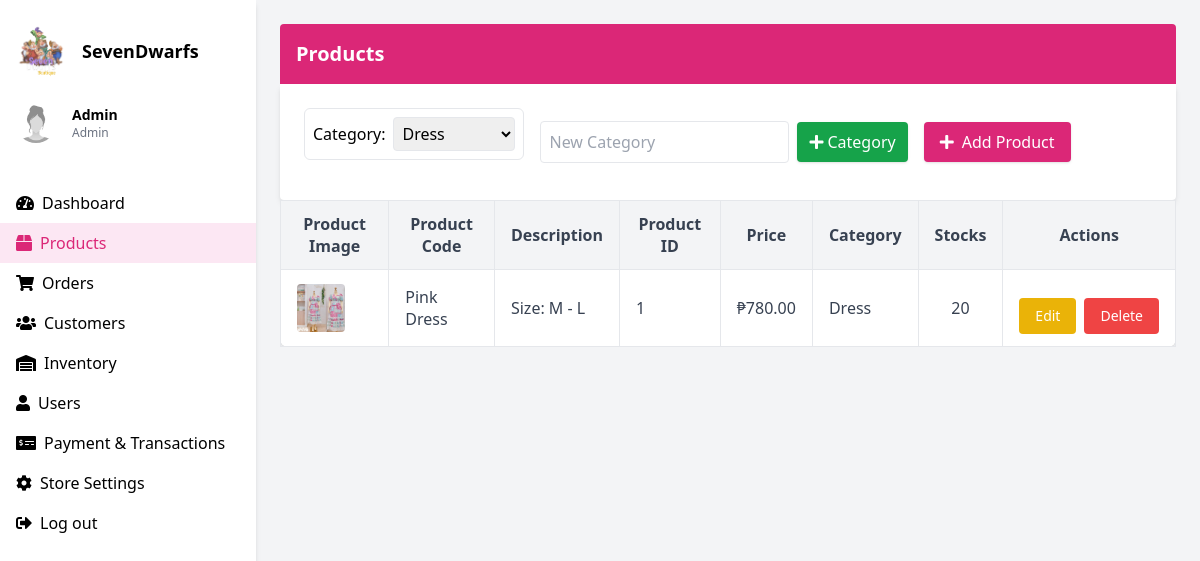
/products.php?category=2, run on an earlier commit of the app's database.
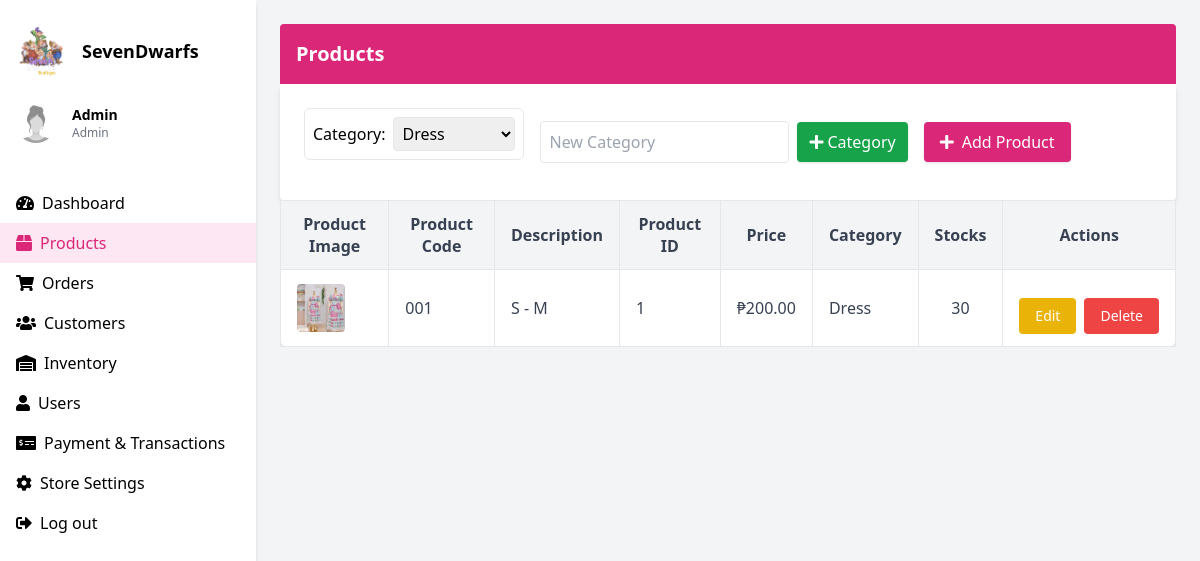
And on a later commit of the database.
### tables this page shows
CREATE TABLE `products` (
  `product_id` int(11) NOT NULL,
  `product_name` varchar(255) DEFAULT NULL,
  `description` text DEFAULT NULL,
  `price_id` int(11) DEFAULT NULL,
  `stocks` int(11) DEFAULT NULL,
  `category_id` int(11) DEFAULT NULL,
  `image_url` varchar(255) DEFAULT NULL,
  `created_at` timestamp NOT NULL DEFAULT current_timestamp(),
  `supplier_id` int(11) DEFAULT NULL
);

CREATE TABLE `categories` (
  `category_id` int(11) NOT NULL,
  `category_name` varchar(100) NOT NULL
);

### products.php (the view, shortened to what the changed rows need)
<?php
require 'conn.php';
$products = [];
$selectedCategory = isset($_GET['category']) ? $_GET['category'] : 'all';
$sqlProducts = "
    SELECT p.*, c.category_name
    FROM products p
    LEFT JOIN categories c ON p.category_id = c.category_id
";
if ($selectedCategory !== 'all') {
    $sqlProducts .= " WHERE p.category_id = ?";
}
$stmt = $conn->prepare($sqlProducts);
if ($selectedCategory !== 'all') {
    $stmt->bind_param("i", $selectedCategory);
}
$stmt->execute();
$resultProducts = $stmt->get_result();
if ($resultProducts->num_rows > 0) {
    while ($row = $resultProducts->fetch_assoc()) {
        $products[] = $row;
    }
}
?>
<html lang="en">
 <head>
  <script src="https://cdn.tailwindcss.com">
  </script>
  <link href="https://cdnjs.cloudflare.com/ajax/libs/font-awesome/5.15.3/css/all.min.css" rel="stylesheet"/>
 </head>
 <body class="bg-gray-100">
  <div class="flex h-screen">
   <div class="w-64 bg-white shadow-md">
    <div class="p-4">
     <div class="flex items-center space-x-4">
      <div>
       <h2 class="text-lg font-semibold">
        SevenDwarfs
       </h2>
      </div>
     </div>
    </div>
    </div>
    <div class="flex-1 p-6">
      <div class="bg-pink-600 text-white p-4 rounded-t">
        <h1 class="text-xl font-bold">Products</h1>
      </div>
        <div class="overflow-x-auto">
  <table class="min-w-full bg-white border border-gray-200 shadow rounded-lg">
    <thead class="bg-gray-100 text-gray-700">
      <tr>
        <th class="px-4 py-3 border">Product Image</th>
        <th class="px-4 py-3 border">Product Code</th>
        <th class="px-4 py-3 border">Description</th>
        <th class="px-4 py-3 border">Product ID</th>
        <th class="px-4 py-3 border">Price</th>
        <th class="px-4 py-3 border">Category</th>
        <th class="px-4 py-3 border">Stocks</th>
        <th class="px-4 py-3 border">Actions</th>
      </tr>
    </thead>
    <tbody class="text-gray-700">
      <?php if (!empty($products)) {
        foreach ($products as $product) { ?>
          <tr class="hover:bg-gray-50">
            <td class="px-4 py-3 border text-center">
              <img src="<?php echo htmlspecialchars($product['image_url']); ?>" alt="Product Image" class="w-12 h-12 object-cover rounded">
            </td>
            <td class="px-4 py-3 border"><?php echo htmlspecialchars($product['product_name']); ?></td>
            <td class="px-4 py-3 border"><?php echo htmlspecialchars($product['description']); ?></td>
            <td class="px-4 py-3 border"><?php echo $product['product_id']; ?></td>
            <td class="px-4 py-3 border">₱<?php echo number_format($product['price_id'], 2); ?></td>
            <td class="px-4 py-3 border"><?php echo htmlspecialchars($product['category_name']); ?></td>
            <td class="px-4 py-3 border text-center"><?php echo $product['stocks']; ?></td>
            <td class="px-4 py-3 border">
            <div class="flex justify-center mt-4">
  <div class="flex gap-2">
    <a href="edit_product.php?id=<?php echo $product['product_id']; ?>" class="bg-yellow-500 hover:bg-yellow-600 text-white px-4 py-2 rounded text-sm">
      Edit
    </a>
    <a href="delete_product.php?id=<?php echo $product['product_id']; ?>" onclick="return confirm('Are you sure you want to delete this product?')" class="bg-red-500 hover:bg-red-600 text-white px-4 py-2 rounded text-sm">
      Delete
    </a>
  </div>
</div>
            </td>
          </tr>
      <?php }
      } else { ?>
        <tr>
          <td colspan="8" class="text-center px-4 py-6 text-gray-500 border">No products available</td>
        </tr>
      <?php } ?>
    </tbody>
  </table>
</div>

What changed in the data, as far as the page shows it:
changed products "Dress": product_name "Pink Dress" → "001"; description "Size: M - L" → "S - M"; price "780.00" → "200.00"; stocks "20" → "30"
